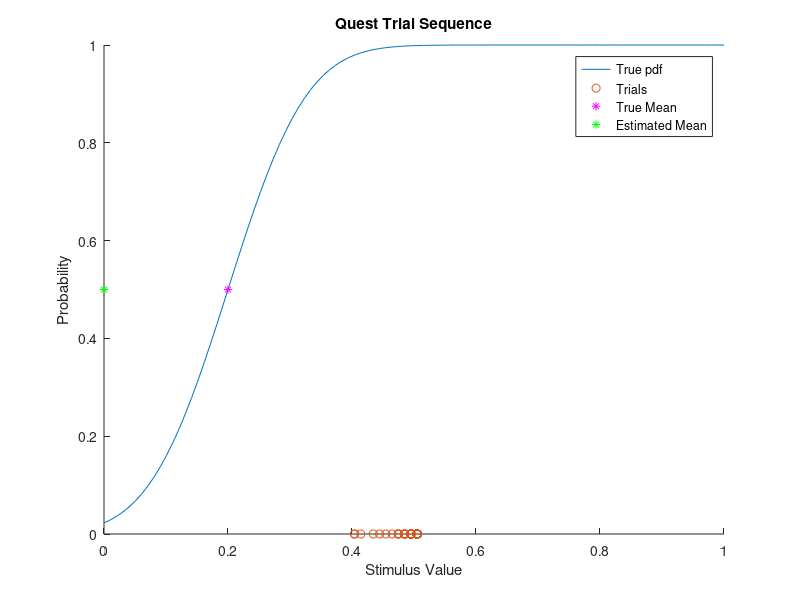

Reproduce this figure in MATLAB.
% My attempt to code the Quest procedure for a toy example - finding the 
% mean of a cumulative normal distribution. This follows the 
% mQuestPlus notes from dhb 

% Define initial values for search 
cVec = linspace(0,1,100);  % Stimulus value can range from 0 to 1
muVec = linspace(0,1,100); % Set threshold so it can take on any possible stimulus value
sigma = 0.1; 

% Define the true distribution 
true_mu = 0.2; 
true_pdf = normcdf(cVec,true_mu,sigma);

% Define the prior 
p_mu = unifpdf(muVec,muVec(1),muVec(end))*1/100; % Uniform prior for mu
posterior = p_mu; % Posterior is initially set to the prior

% Arrays for storing data. 
posteriorsByOutcome = zeros(length(cVec),length(muVec),2); 
expected_entropies = zeros(length(cVec),1); 
nTrials = 64;              % Number of trials 
trials = zeros(nTrials,2); % Trial data with format [c, outcome]

% Compute outcome probabilities for each c-mu combination: p (r | muj, ci). 
% Arrays follow the convention [false, true]
outcomeProbs = zeros(length(cVec),length(muVec),2); 
outcomeProbsByC = zeros(length(muVec),2);  
for i = 1:length(cVec)
    outcomeProbs(i,:,1) = normcdf(cVec(i),muVec,sigma);
    outcomeProbs(i,:,2) = 1- outcomeProbs(i,:,1);
    % Is this calculation correct?
    outcomeProbsByC(i,:) = sum(squeeze(outcomeProbs(i,:,:).*p_mu))';  
end

for kk = 1:nTrials
    % Compute posteriors by outcome for each c-mu combination: p(mu j | ci, r). 
    % Each column represents the posteriors for a particular mu over various 
    % values of c for a given outcome. In each trial, the previous
    % posterior is used as the prior. 
    for i = 1:length(cVec)
        for j = 1:length(muVec)
            posteriorsByOutcome(i,j,:) = (outcomeProbs(i,j,:)....
                .*posterior(j))./sum(outcomeProbs(i,:,:).*posterior);
        end
    end
    
    % Compute expected entropies for each stimulus, then select c that has
    % minimum expected entropy.
    for i = 1:length(cVec)
        e_false = -nansum(posteriorsByOutcome(i,:,1).*log2(posteriorsByOutcome(i,:,1)));
        e_true = -nansum(posteriorsByOutcome(i,:,2).*log2(posteriorsByOutcome(i,:,2)));
        expected_entropies(i) = e_false*outcomeProbsByC(i,1)+e_true*outcomeProbsByC(i,2);
        [~,minC] = min(expected_entropies);
    end
    
    % Sample outcome for the trial
    trialOutcomeProportion = [normcdf(cVec(minC),true_mu,sigma),...
        1- normcdf(cVec(minC),true_mu,sigma)];
    outcomeVector = mnrnd(1,trialOutcomeProportion);
    outcome = find(outcomeVector);
    
    % Update posterior given the outcome
    trials(kk,:) = [minC,outcome];
    posterior = posteriorsByOutcome(minC,:,outcome);
end

% Find estimated threshold
[~,threshInd] = max(posterior); 
estThresh = muVec(threshInd); 

% Plot results
figure; 
hold on;
plot(cVec,true_pdf); 
plot(cVec(trials(:,1)), trials(:,2)-1, 'o ');
plot(true_mu,0.5,'m*');
plot(estThresh,0.5,'g*');
legend('True pdf','Trials','True Mean','Estimated Mean'); 
title('Quest Trial Sequence');
xlabel('Stimulus Value'); 
ylabel('Probability'); 